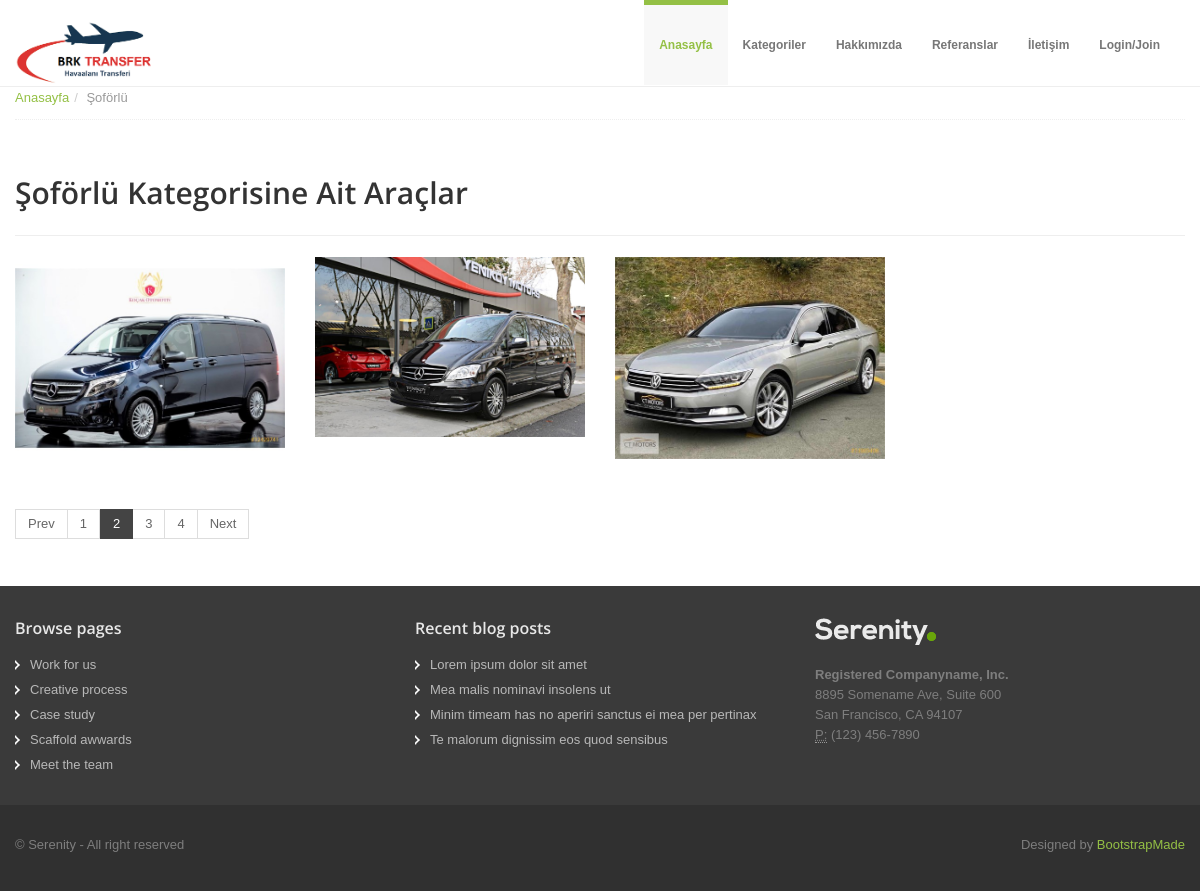
Screenshot of /category/8/Soforlu/ with the database file from the repository.
### car/models.py (models this page shows, shortened)
class Category(MPTTModel):
    STATUS = (
        ('True', 'Evet'),
        ('False', 'Hayır'),
    )
    title = models.CharField(max_length=100)
    keywords = models.CharField(max_length=255)
    description = models.CharField(max_length=255)
    image = models.ImageField(blank=True, upload_to='images/')
    status = models.CharField(max_length=10, choices=STATUS)
    slug = models.SlugField(null=False, unique=True)
    parent = TreeForeignKey('self', blank=True, null=True, related_name='children', on_delete=models.CASCADE)
    create_at = models.DateTimeField(auto_now_add=True)
    update_at = models.DateTimeField(auto_now = True)
    class MPTTMeta:
        order_insertion_by = ['title']
    def image_tag(self):
        return mark_safe('<img src="{}" height="50"/>'.format(self.image.url))
    image_tag.short_description = 'Image'

class Car(models.Model):
    STATUS = (
        ('True', 'Evet'),
        ('False', 'Hayır'),
    )
    category = models.ForeignKey(Category, on_delete=models.CASCADE)
    title = models.CharField(blank=True, max_length=150)
    keywords = models.CharField(blank=True, max_length=255)
    description = models.CharField(blank=True, max_length=255)
    marka = models.CharField(blank=True, max_length=255)
    model = models.CharField(blank=True, max_length=255)
    kisi_sayisi = models.IntegerField()
    image = models.ImageField(blank=True, upload_to='images/')
    price = models.FloatField()
    detail = RichTextUploadingField()
    slug = models.SlugField(null=False, unique=True)
    status = models.CharField(max_length=10, choices=STATUS)
    create_at = models.DateTimeField(auto_now_add=True)
    update_at = models.DateTimeField(auto_now = True)
    def image_tag(self):
        return mark_safe('<img src="{}" height="50"/>'.format(self.image.url))
    image_tag.short_description = 'Image'

### home/views.py (the view)
# urls.py: path('category/<int:id>/<slug:slug>/', views.category_cars, name='category_cars'),
def category_cars(request, id, slug):
    setting = Setting.objects.get(pk=1)
    category = Category.objects.all()
    categorydata = Category.objects.get(pk=id)
    cars = Car.objects.filter(category_id=id)
    context = {'cars': cars,
               'category': category,
               'categorydata': categorydata,
               'setting': setting,
               }
    return render(request, 'cars.html', context)

### home/templates/cars.html (shortened to what this page needs)
{% extends "homebase.html" %}
{% block body %}
<section id="breadcrumb">
    <div class="container">
        <div class="row">
            <div class="span12">
                <ul class="breadcrumb notop">
                    <li><a href="/">Anasayfa</a><span class="divider">/</span></li>
                    <li class="active">{{ categorydata.title }}</li>
                </ul>
            </div>
        </div>
    </div>
</section>
<section id="maincontent">
    <div class="container">
        <h1>{{ categorydata.title}} Kategorisine Ait Araçlar</h1>
        <hr>
        <div class="row">
            <ul class="portfolio-area da-thumbs">
                {% for rs in cars %}
                <li class="portfolio-item2" data-id="id-0" data-type="web">
                    <div class="span3">
                        <div class="thumbnail">
                            <div class="image-wrapp">
                                <img src="{{ rs.image.url }}" alt="Portfolio name" title=""/>
                            </div>
                        </div>
                    </div>
                </li>
                {% endfor %}
            </ul>
        </div>
        <div class="row">
            <div class="span12">
                <div class="pagination">
                    <ul>
                        <li><a href="#">Prev</a></li>
                        <li><a href="#">1</a></li>
                        <li class="active"><a href="#">2</a></li>
                        <li><a href="#">3</a></li>
                        <li><a href="#">4</a></li>
                        <li><a href="#">Next</a></li>
                    </ul>
                </div>
            </div>
        </div>
    </div>
</section>
{% endblock %}

### home/static/assets/css/docs.css (style rules this page uses)
section { padding-top: 30px; }

### home/static/assets/css/style.css (style rules this page uses)
.row { margin-bottom: 20px; }
#maincontent { z-index: 1000; margin-top: 0px; }
.portfolio-area { float: left; width: 100%; margin: 0; padding: 0; }
.portfolio-area li { float: left; list-style: none; margin: 0 0 30px 0; padding: 0; }
.portfolio-area .thumbnail, .portfolio-home .thumbnail { display: block; padding: 0; border: none; }
.portfolio-area .image-wrapp, .portfolio-home .image-wrapp { position: relative; padding: 0; overflow: hidden; border: nonw; }
.portfolio-area .image-wrapp img, .portfolio-home .image-wrapp img { margin: 0; padding: 0; }
.da-thumbs li, .da-thumbs li img { display: block; position: relative; }
.da-thumbs li { overflow: hidden; }
.pagination { margin-top: 0; }
.pagination ul li a { color: #666; }
.pagination ul li.active a { background: #444; color: #fff; border: 1px solid #444; }
#breadcrumb .breadcrumb { margin: -30px 0 0 0; border-bottom: 1px dotted #eeeeee; padding-bottom: 10px; }
.breadcrumb>li { display: inline-block; *display: inline; line-height: 1.6em; *zoom: 1; }
.breadcrumb>li>.divider { padding: 0 5px; color: #ccc; }

### home/static/assets/color/default.css (style rules this page uses)
a { color: #94c045; }

### home/static/assets/css/overwrite.css (style rules this page uses)
img { max-width: 100%; width: auto\9; height: auto; vertical-align: middle; border: 0; -ms-interpolation-mode: bicubic; }
body { margin: 0; font-family: Tahoma, Arial, sans-serif; font-size: 13px; line-height: 1.6em; color: #666; background-color: #ffffff; }
a { color: #0088cc; text-decoration: none; }
h1, h2, h3, h4, h5, h6 { color:#333; font-family: 'Open Sans', sans-serif; font-weight:600; line-height:1.5em; margin-top:0; margin-bottom:15px; }
h1 { font-size: 30px; }
.breadcrumb { padding: 8px 0; background-color: #fff; -webkit-border-radius: 0; -moz-border-radius: 0; border-radius: 0; }
.breadcrumb > li { text-shadow: none; }
.breadcrumb li span { color:#aaa; padding:0 5px; }
.pagination ul { -webkit-border-radius: 0; -moz-border-radius: 0; border-radius: 0; -webkit-box-shadow: none; -moz-box-shadow: none; box-shadow: none; }
.pagination ul > li:first-child > a, .pagination ul > li:first-child > span { -webkit-border-top-left-radius: 0; -moz-border-radius-topleft: 0; border-top-left-radius: 0; -webkit-border-bottom-left-radius: 0; -moz-border-radius-bottomleft: 0; border-bottom-left-radius: 0; }
.pagination ul > li:last-child > a, .pagination ul > li:last-child > span { -webkit-border-top-right-radius: 0; -moz-border-radius-topright: 0; border-top-right-radius: 0; -webkit-border-bottom-right-radius: 0; -moz-border-radius-bottomright: 0; border-bottom-right-radius: 0; }
.thumbnail { -webkit-border-radius: 0; -moz-border-radius: 0; border-radius: 0; -webkit-box-shadow: none; -moz-box-shadow: none; box-shadow: none; }

### rows the page displays
Category: title "Şoförlü"
Car: image (picture)
Car: image (picture)
Car: image (picture)
